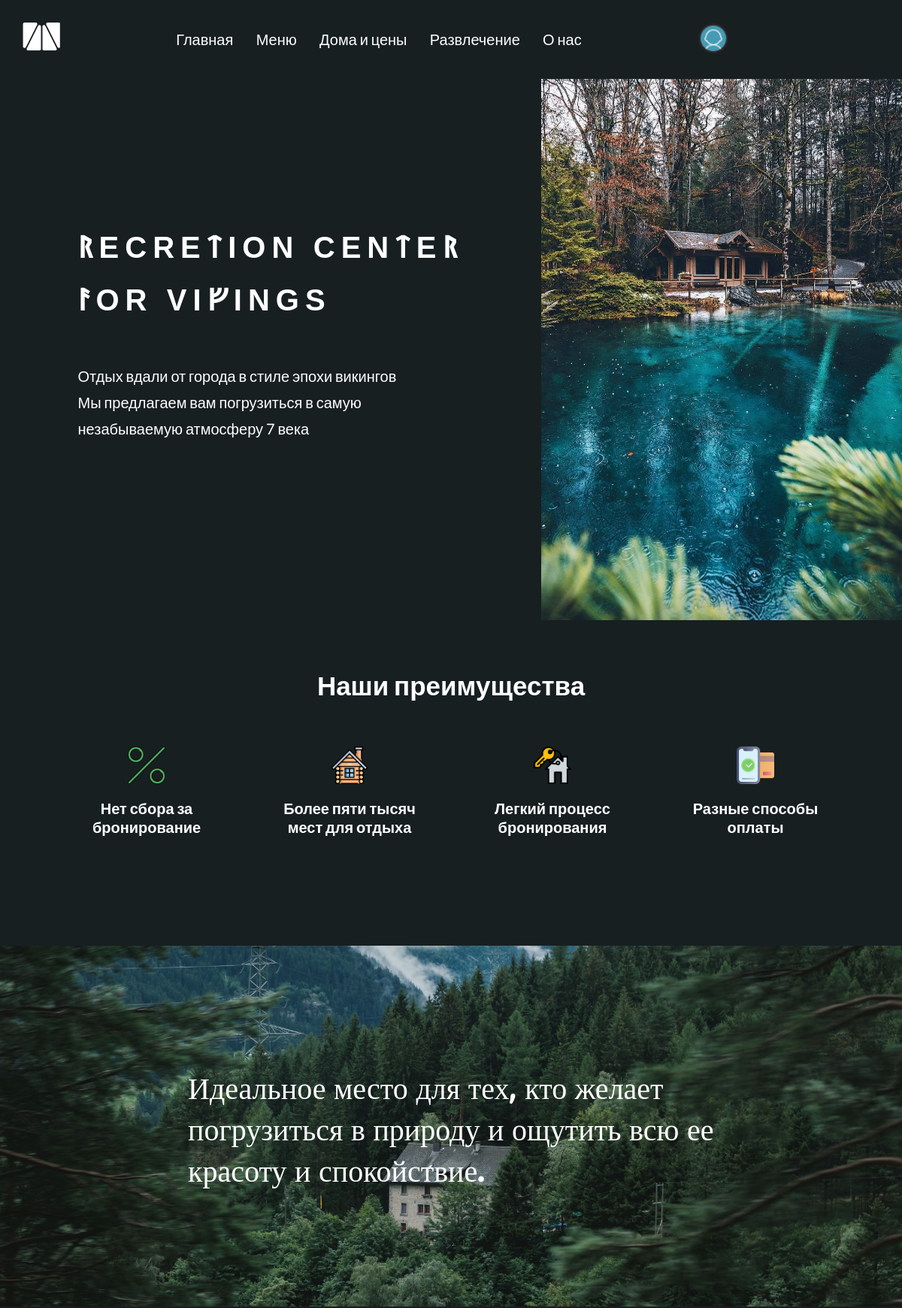
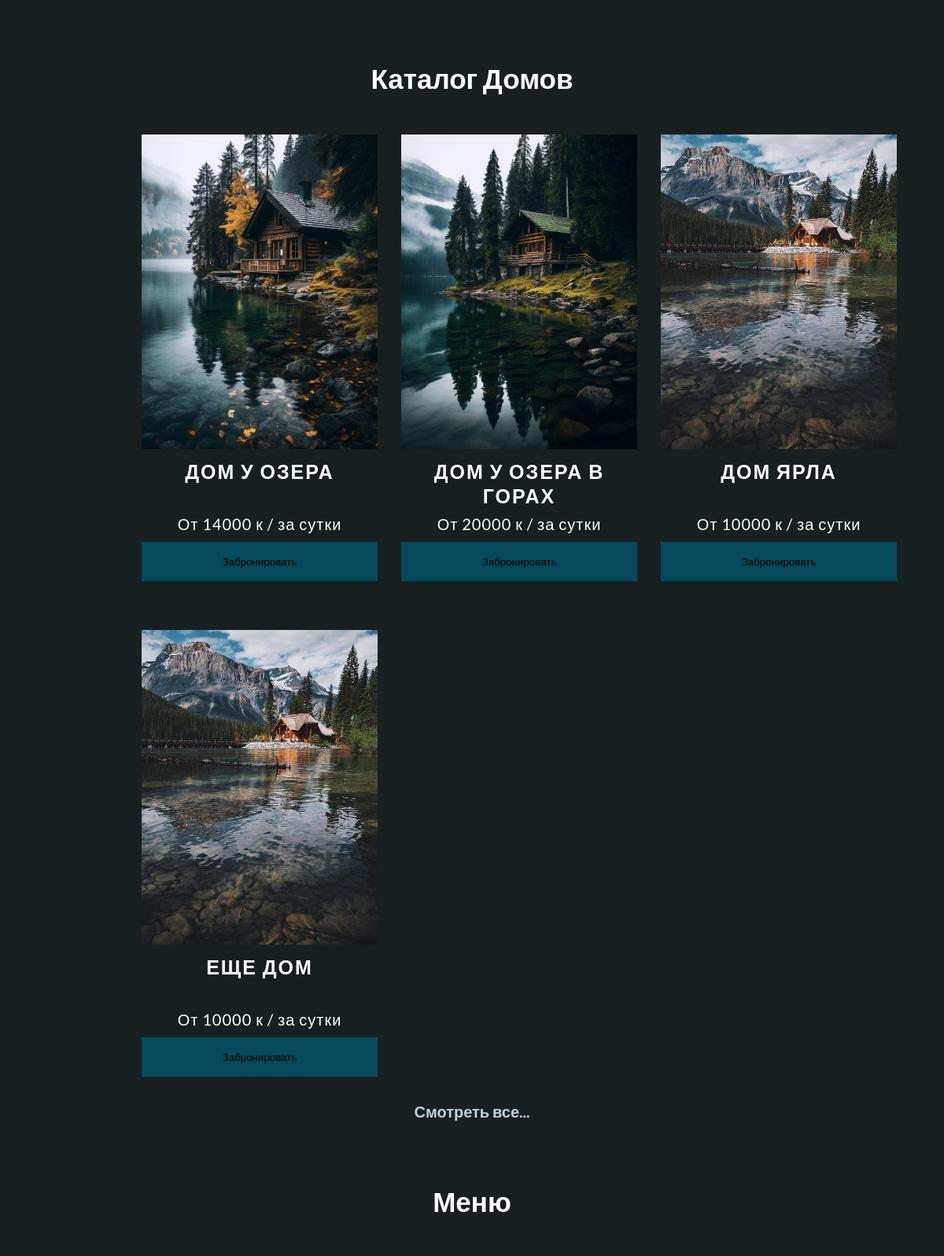
The page / (upper part) on the database its author committed (2 pictures, top to bottom).
### mainapp/models.py (models this page shows, shortened)
class InfoSlider(models.Model):
    description = models.TextField(max_length=100, blank=False, null=False)
    image_slider = models.ImageField(upload_to='slider_images/%Y/%m/%d', blank=False, null=False)

class Services(models.Model):
    title = models.CharField(max_length=50)
    description = models.TextField(blank=False, null=False)
    feature_image = models.ImageField(upload_to='services/%Y/%m/%d', default='default-services.jpg')
    tags = models.ManyToManyField('Tag', blank=True)
    total = models.IntegerField(default=0, blank=True, null=True)
    price = models.IntegerField(default=10000, blank=False, null=False)
    create = models.DateTimeField(auto_now_add=True)

### mainapp/views.py (the view)
# urls.py: path('', views.home, name='home'),
def home(request):
    info_slider = InfoSlider.objects.all()
    services = Services.objects.all()
    menu_card = Menu.objects.all()
    entertainment_card = Entertainment.objects.all()
    context = {
        'services': services,
        'info_slider': info_slider,
        'menu_card': menu_card,
        'entertainment_card': entertainment_card
    }
    return render(request, 'mainapp/home.html', context)

### mainapp/templates/mainapp/home.html (shortened to what this page needs)
{% extends 'mainapp/base.html' %} {% load static %} {% block content %}
<main>
  <div class="wrapper">
    <div class="conten_absolut">
      <h1>
        ᚱecreᛏion cenᛏeᚱ <br />
        ᚨor viᚠings
      </h1>
      <p>
        Отдых вдали от города в стиле эпохи викингов <br />
        Мы предлагаем вам погрузиться в самую <br />
        незабываемую атмосферу 7 века
      </p>
    </div>
    <img
      src="{% static 'mainapp/maintwo.jpg' %}"
      class="main--image"
      alt="Отдых в лесу"
    />
  </div>
  <div class="wrapper--title-about">
    <h2>Наши преимущества</h2>
    <div class="title_about">
      <div>
        <div class="icon_title png_image_percent"></div>
        <p class="s">Нет сбора за бронирование</p>
      </div>
      <div>
        <div class="icon_title png_image_rest"></div>
        <p>Более пяти тысяч мест для отдыха</p>
      </div>
      <div>
        <div class="icon_title png_image_reservations"></div>
        <p>Легкий процесс бронирования</p>
      </div>
      <div>
        <div class="icon_title png_image_payment"></div>
        <p>Разные способы оплаты</p>
      </div>
    </div>
  </div>
  <div class="swiper">
    <div class="swiper-wrapper">
      {% for info_slide in info_slider %}
      <div class="swiper-slide">
        <h4>{{ info_slide.description }}</h4>
        <img src="{{ info_slide.image_slider.url }}" alt="База отдыха" />
      </div>
      {% endfor %}
    </div>
  </div>
  <div class="services_title">
    <h2>Каталог Домов</h2>
    {% include 'includes/services.html' with services=services|slice:":6" %}
    <a href="{% url 'service' %}"><h4>Смотреть все...</h4></a>
  </div>
   <div class="services_title">
    <h2>Меню</h2>
  </div>
</main>
{% endblock %}

### mainapp/templates/includes/services.html
<section>
    <div class="wrapper--section-services">
      {% for service in services %}
      <div class="services_card">
        <img src="{{ service.feature_image.url }}" alt="турбаза" />
        <div class="card_title">
          <h3>{{ service.title }}</h3>
          <p>От {{ service.price }} к / за сутки</p>
          <button class="btn_buy">Забронировать</button>
        </div>
      </div>
      {% endfor %}
    </div>
</section>

### mainapp/static/css/base.css (style rules this page uses)
* { margin: 0 auto; padding: 0; box-sizing: border-box; max-width: 2000px; font-family: var(--lato); font-style: normal; text-decoration: none; list-style: none; background-repeat: no-repeat; }
body { background: var(--green); }
a { margin: 0; color: var(--white); }
button { border: none; }
.btn_buy { width: 300px; height: 50px; background: #05485b; margin: 10px 0 10px 0; }
:root { --black: #17181d; --white: #fff; --green: #171f21; --blue: #05485b; --olive: #808040; --form_color: #bed2d8; --input_color: rgb(171, 171, 71); --input_warning: rgba(139, 189, 136, 0.702); --btn_positive: #4e6064; --vikings: "Noto Sans Runic", sans-serif; --lato: "Lato", sans-serif; --tr_button: all 1s; }
.wrapper { width: 100%; display: flex; justify-content: space-between; align-items: center; margin: 0; max-height: 2200px; }
.wrapper h1 { font-family: var(--vikings); color: var(--white); font-size: 50px; text-transform: uppercase; letter-spacing: 8px; line-height: 100px; }
.wrapper p { color: var(--white); font-size: 20px; padding: 50px 0; line-height: 35px; }
.main--image { width: 50%; height: 90vh; margin: 0; object-fit: cover; }
.wrapper--title-about { margin: 65px auto; text-align: center; cursor: default; }
.wrapper--title-about h2 { color: var(--white); font-size: 35px; }
.title_about { display: flex; justify-content: space-around; align-items: center; padding: 60px; }
.icon_title { width: 50px; height: 50px; background-size: contain; }
.png_image_percent { background-image: url(../mainapp/percent.png); }
.png_image_rest { background-image: url(../mainapp/home.png); }
.png_image_reservations { background-image: url(../mainapp/reservations.png); }
.png_image_payment { background-image: url(../mainapp/payment.png); }
.title_about p { color: var(--white); font-size: 20px; width: 200px; margin: 20px; font-weight: bold; }
.swiper { width: 100%; height: 60vh; max-height: 70vh; position: relative; z-index: -1; }
.swiper-slide img, .swiper-slide { width: 100%; object-fit: cover; height: 60vh; max-height: 70vh; }
.swiper h4 { position: absolute; color: var(--white); font-size: 40px; width: 700px; font-weight: 100; font-family: "Pacifico", cursive; line-height: 55px; top: 20vh; left: 50%; transform: translate(-50%); }
.services_title { text-align: center; margin: 80px 0; }
.services_title h2 { color: var(--white); font-size: 35px; margin-bottom: 50px; }
.services_title h4 { font-size: 20px; color: var(--form_color); }
.wrapper--section-services { display: grid; grid-template-columns: repeat(3, 1fr); grid-column-gap: 30px; grid-row-gap: 30px; width: 70%; margin: auto; }
.services_card { margin: 0 0 200px 0; }
.services_card, .services_card img { width: 300px; height: 400px; cursor: pointer; }
.card_title { color: var(--white); margin: 10px auto; height: 300px; text-align: center; }
.card_title h3 { font-size: 25px; text-transform: uppercase; margin-bottom: 20px; letter-spacing: 2px; height: 50px; }
.card_title p { font-size: 20px; letter-spacing: 1px; }
@media screen and (max-width: 1330px) { .main--image { width: 40%; } }
@media screen and (max-width: 1330px) { .wrapper h1 { font-size: 40px; line-height: 70px; } }

### rows shown on the page
InfoSlider: description "Идеальное место для тех, кто желает погрузиться в природу и ощутить всю ее красоту и спокойствие.", image_slider (picture)
Services: feature_image (picture), title "ДОМ У ОЗЕРА", price "14000"
Services: feature_image (picture), title "ДОМ У ОЗЕРА В ГОРАХ", price "20000"
Services: feature_image (picture), title "ДОМ ЯРЛА", price "10000"
Services: feature_image (picture), title "ЕЩЕ ДОМ", price "10000"
